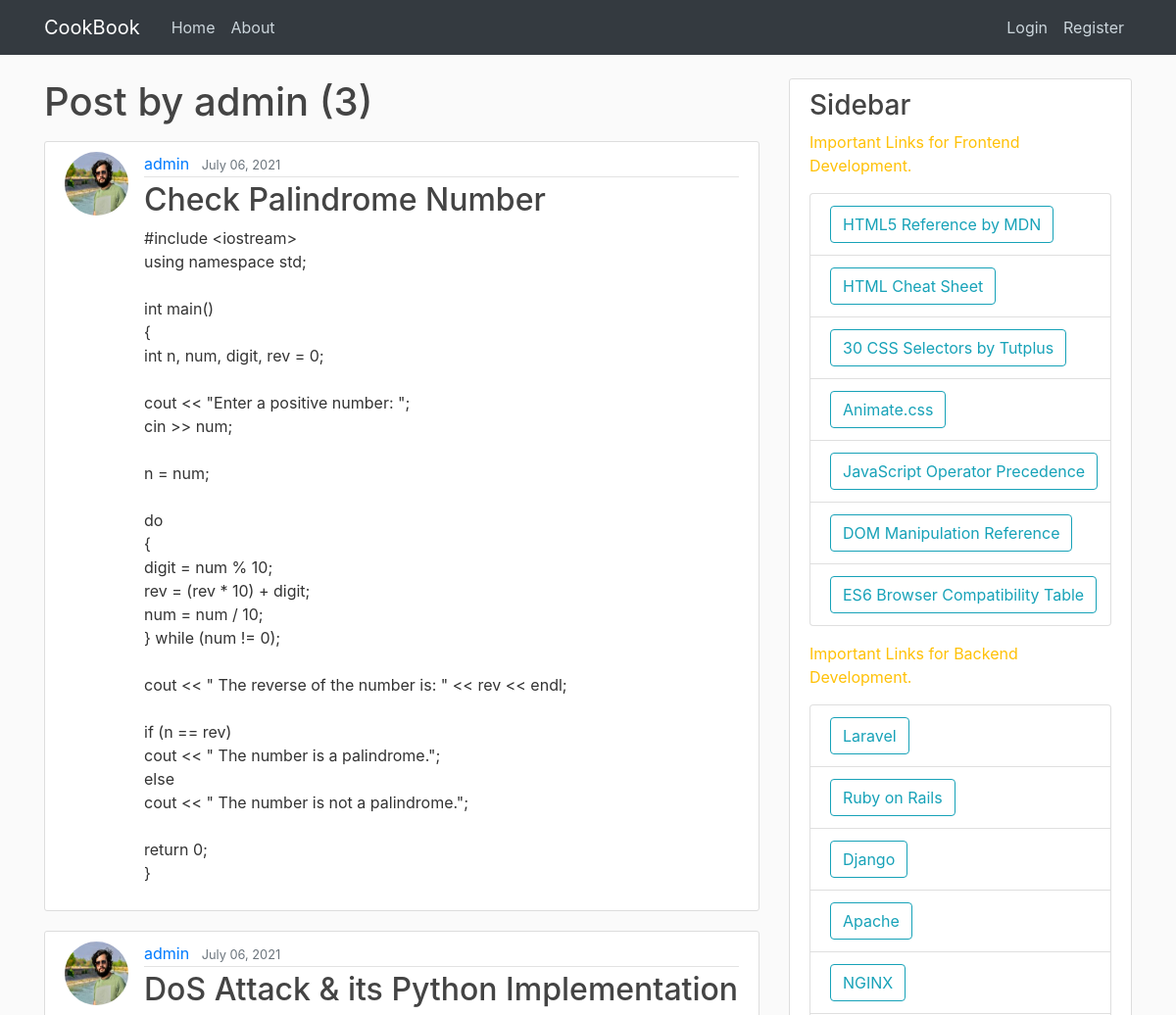
The page /user/admin (upper part) on the database as committed earlier.
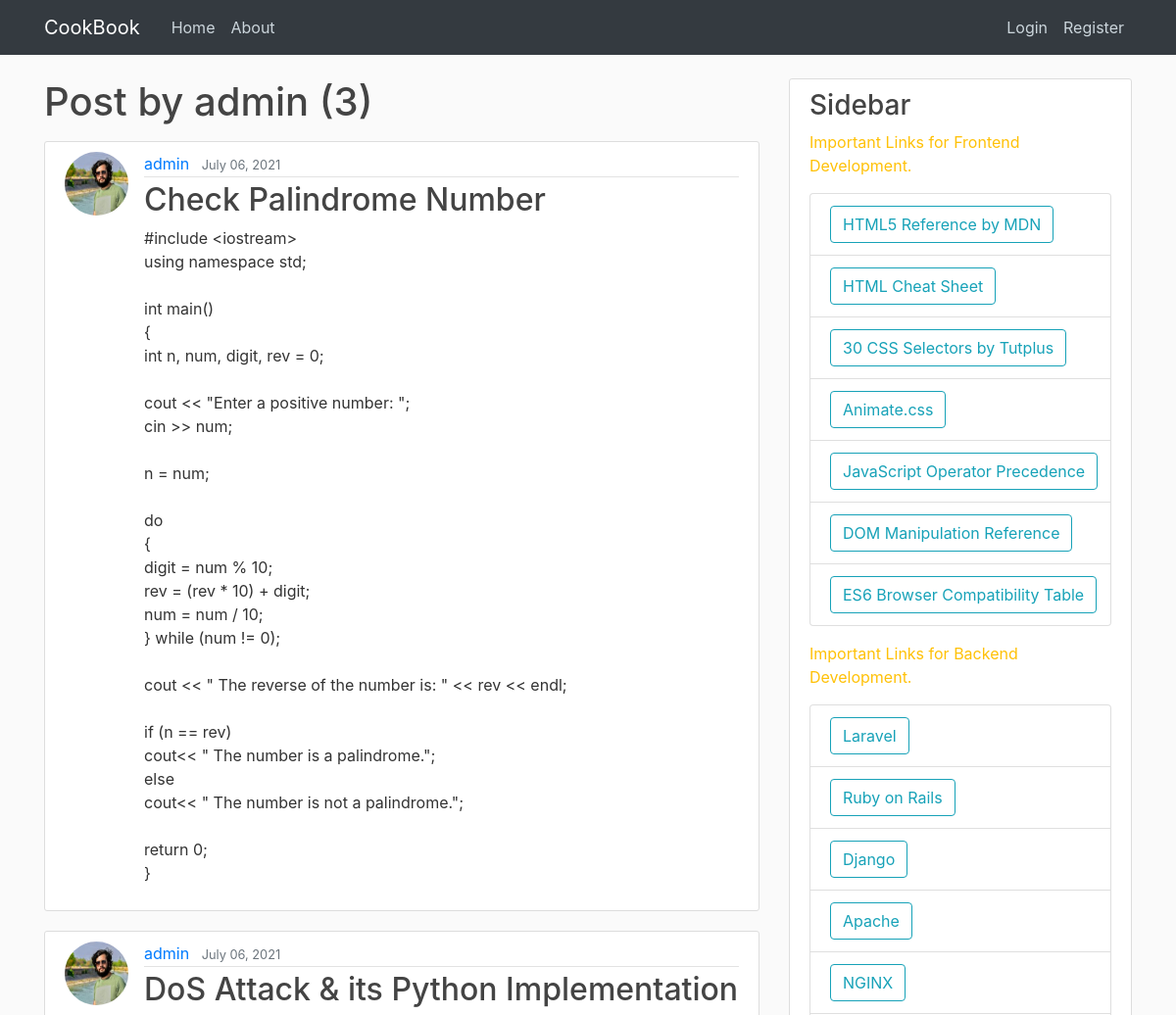
The same page on the database as committed later.
### blog/models.py (models this page shows, shortened)
class Post(models.Model):
    title=models.CharField(max_length=256)
    content=models.TextField()
    date_posted=models.DateTimeField(default=timezone.now)
    author=models.ForeignKey(User,on_delete=models.CASCADE)

### users/models.py (models this page shows, shortened)
class Profile(models.Model):
    user=models.OneToOneField(User,on_delete=models.CASCADE)
    image=models.ImageField(default='default.jpg',upload_to='profile_pics')

### blog/views.py (the view)
# urls.py: path('user/<username>',UserPostListView.as_view(),name='user-posts'),
class UserPostListView(ListView):
    model=Post
    template_name='blog/user_posts.html' #<app>/<model>_<viewtype>.html
    context_object_name='posts'
    paginate_by=5
    def get_queryset(self):
        user=get_object_or_404(User,username=self.kwargs.get('username'))
        return Post.objects.filter(author=user).order_by('-date_posted')

### blog/templates/blog/user_posts.html (shortened to what this page needs)
{% extends "blog/base.html" %} {% block content %}
<h1 class="mb-3">Post by {{ view.kwargs.username }} ({{ page_obj.paginator.count }})</h1>
{% for post in posts %}
<article class="media content-section">
  <img
    class="rounded-circle article-img"
    src="{{ post.author.profile.image.url }}"
  />
  <div class="media-body">
    <div class="article-metadata">
      <a class="mr-2" href="{% url 'user-posts' post.author.username %}">{{ post.author }}</a>
      <small class="text-muted">{{ post.date_posted|date:"F d, Y" }}</small>
    </div>
    <h2>
      <a class="article-title" href="{% url 'post-detail' post.id %}"
        >{{ post.title }}</a
      >
    </h2>
    <p class="article-content">{{ post.content }}</p>
  </div>
</article>
{% endfor %}
{% endblock content %}

Rows that differ between the two databases and show on the page:
changed Post "Check Palindrome Number": content "…if (n == rev) cout << \" The number is a palindrome.\"; else cout << \" The number is…" → "…if (n == rev) cout<< \" The number is a palindrome.\"; else cout<< \" The number is…"
